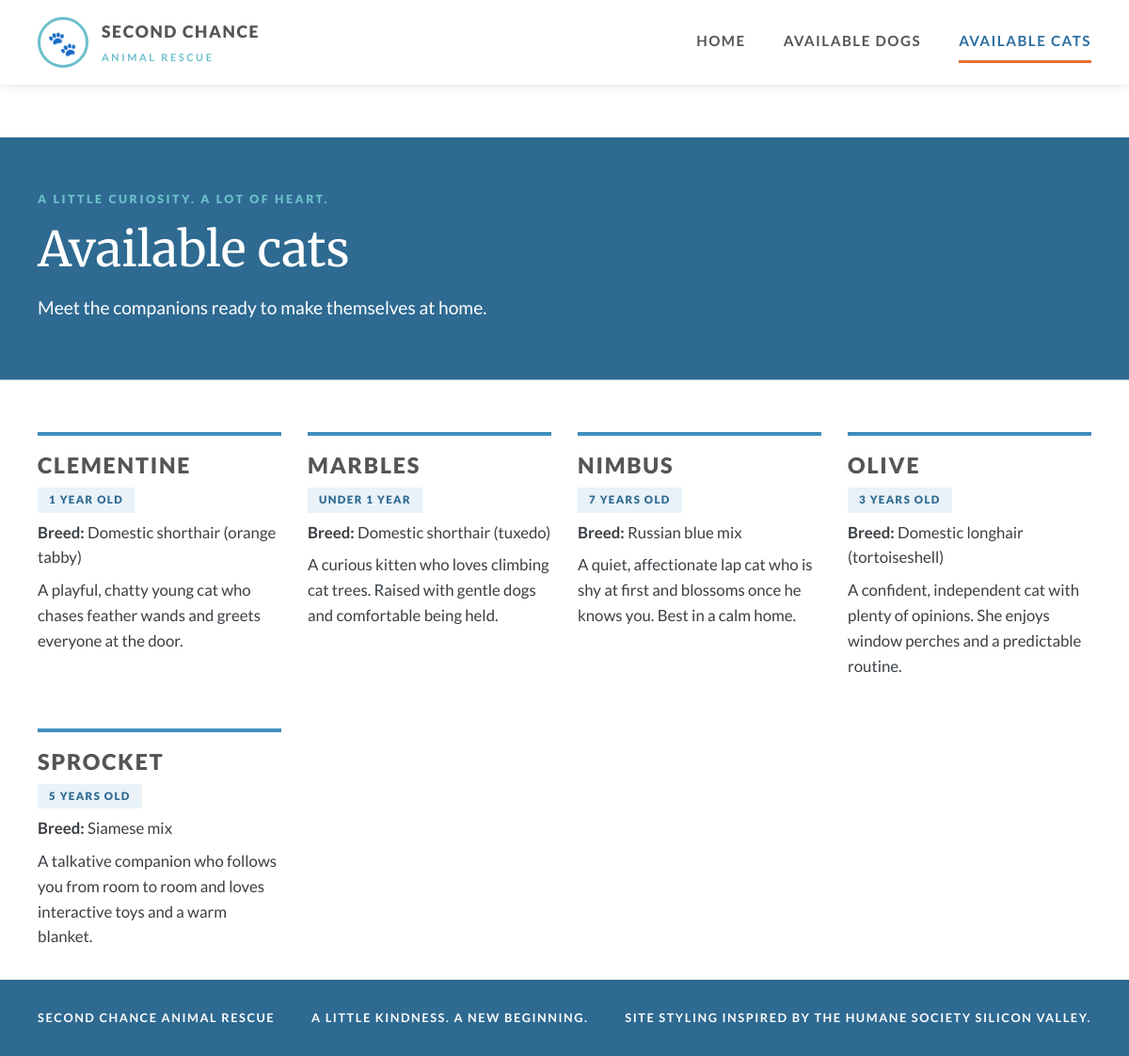
Page /cats on the committed database.
### tables this page shows
CREATE TABLE cats (
    id          INTEGER PRIMARY KEY,
    name        TEXT NOT NULL UNIQUE,
    age         INTEGER NOT NULL,      -- whole years; 0 means under one year
    breed       TEXT NOT NULL,
    description TEXT NOT NULL
);

### app.py (the view)
@app.route("/cats")
def cats():
    return render_template("cats.html", cats=models.get_cats())

### models.py (called while the page is built)
def query(sql, values=()):
    connection = sqlite3.connect(DB_PATH)
    connection.row_factory = sqlite3.Row
    rows = connection.execute(sql, values).fetchall()
    connection.close()
    return rows

def get_cats():
    return query("SELECT id, name, age, breed, description FROM cats ORDER BY name COLLATE NOCASE")

### templates/cats.html (shortened to what this page needs)
{% extends "base.html" %}
{% block content %}
<section class="page-heading"><p class="eyebrow">A little curiosity. A lot of heart.</p><h1>Available cats</h1><p>Meet the companions ready to make themselves at home.</p></section>
<section class="section" aria-label="Available cat listings">
  {% if cats %}
  <div class="animal-grid">
    {% for cat in cats %}
    <article class="animal-card">
      <h2>{{ cat['name'] }}</h2>
      {% if cat['age'] == 0 %}{% set age_label = 'Under 1 year' %}{% elif cat['age'] == 1 %}{% set age_label = '1 year old' %}{% else %}{% set age_label = cat['age'] ~ ' years old' %}{% endif %}
      <p><span class="animal-tag">{{ age_label }}</span></p>
      <p><strong>Breed:</strong> {{ cat['breed'] }}</p>
      <p>{{ cat['description'] }}</p>
    </article>
    {% endfor %}
  </div>
  {% else %}
  <div class="empty-state"><span aria-hidden="true">🐱</span><h2>Our cat listings are being updated.</h2><p>Please check back soon to meet our available cats.</p></div>
  {% endif %}
</section>
{% endblock %}

### static/style.css (style rules this page uses)
:root { --blue: #3e8ebb; --blue-deep: #2e6a91; --blue-link: #2a6ea0; --blue-tint: #e8f2f8; --teal: #6bbfcb; --orange: #e8702f; --orange-dark: #cf5f21; --ink: #555555; --text: #3a3f44; --paper: #ffffff; --line: #e5e5e5; --sans: "Lato", "Source Sans 3", system-ui, sans-serif; --serif: "Merriweather", "Source Serif 4", Georgia, serif; --gutter: max(20px, calc((100% - 1120px) / 2)); }
* { box-sizing: border-box; }
body { margin: 0; color: var(--text); background: var(--paper); font-family: var(--sans); font-size: 1.05rem; line-height: 1.6; overflow-x: clip; }
h1, h2, h3 { line-height: 1.15; margin: 0; }
.eyebrow { margin: 0 0 14px; font-size: .78rem; font-weight: 900; letter-spacing: .2em; text-transform: uppercase; color: var(--blue-link); }
h2 { font-size: 1.7rem; font-weight: 700; letter-spacing: .04em; text-transform: uppercase; color: var(--ink); margin: 6px 0 28px; }
.section { padding: 72px 0 24px; }
.feature-grid, .animal-grid { display: grid; gap: 32px; }
.animal-grid { grid-template-columns: repeat(auto-fill, minmax(240px, 1fr)); gap: 44px 28px; }
.animal-card { background: none; border: 0; border-top: 4px solid var(--blue); padding: 18px 0 0; }
.animal-card h2, .animal-card h3 { font-size: 1.45rem; font-weight: 900; letter-spacing: .08em; text-transform: uppercase; color: var(--ink); margin: 0 0 8px; }
.animal-card p { margin: 0 0 8px; }
.animal-tag { display: inline-block; padding: 4px 12px; border-radius: 0; background: var(--blue-tint); color: var(--blue-deep); font-size: .72rem; font-weight: 900; letter-spacing: .12em; text-transform: uppercase; }
.page-heading { max-width: none; margin-top: 56px; padding: 56px 0 60px; background: var(--blue-deep); color: #fff; box-shadow: 0 0 0 100vmax var(--blue-deep); clip-path: inset(0 -100vmax); }
.page-heading > * { max-width: 62ch; }
.page-heading .eyebrow { color: var(--teal); }
.page-heading h1 { font-family: var(--serif); font-weight: 400; font-size: clamp(2.2rem, 5vw, 3.2rem); letter-spacing: 0; margin: 0 0 16px; }
.page-heading p:not(.eyebrow) { font-size: 1.2rem; line-height: 1.7; margin: 0; }
.page-heading + .section { padding-top: 56px; }

### rows in the picture
cats: name "CLEMENTINE", age_label "1 YEAR OLD", breed "Domestic shorthair (orange tabby)", description "A playful, chatty young cat who chases feather wands and greets everyone at the door."
cats: name "MARBLES", age_label "UNDER 1 YEAR", breed "Domestic shorthair (tuxedo)", description "A curious kitten who loves climbing cat trees. Raised with gentle dogs and comfortable being held."
cats: name "NIMBUS", age_label "7 YEARS OLD", breed "Russian blue mix", description "A quiet, affectionate lap cat who is shy at first and blossoms once he knows you. Best in a calm home."
cats: name "OLIVE", age_label "3 YEARS OLD", breed "Domestic longhair (tortoiseshell)", description "A confident, independent cat with plenty of opinions. She enjoys window perches and a predictable routine."
cats: name "SPROCKET", age_label "5 YEARS OLD", breed "Siamese mix", description "A talkative companion who follows you from room to room and loves interactive toys and a warm blanket."
